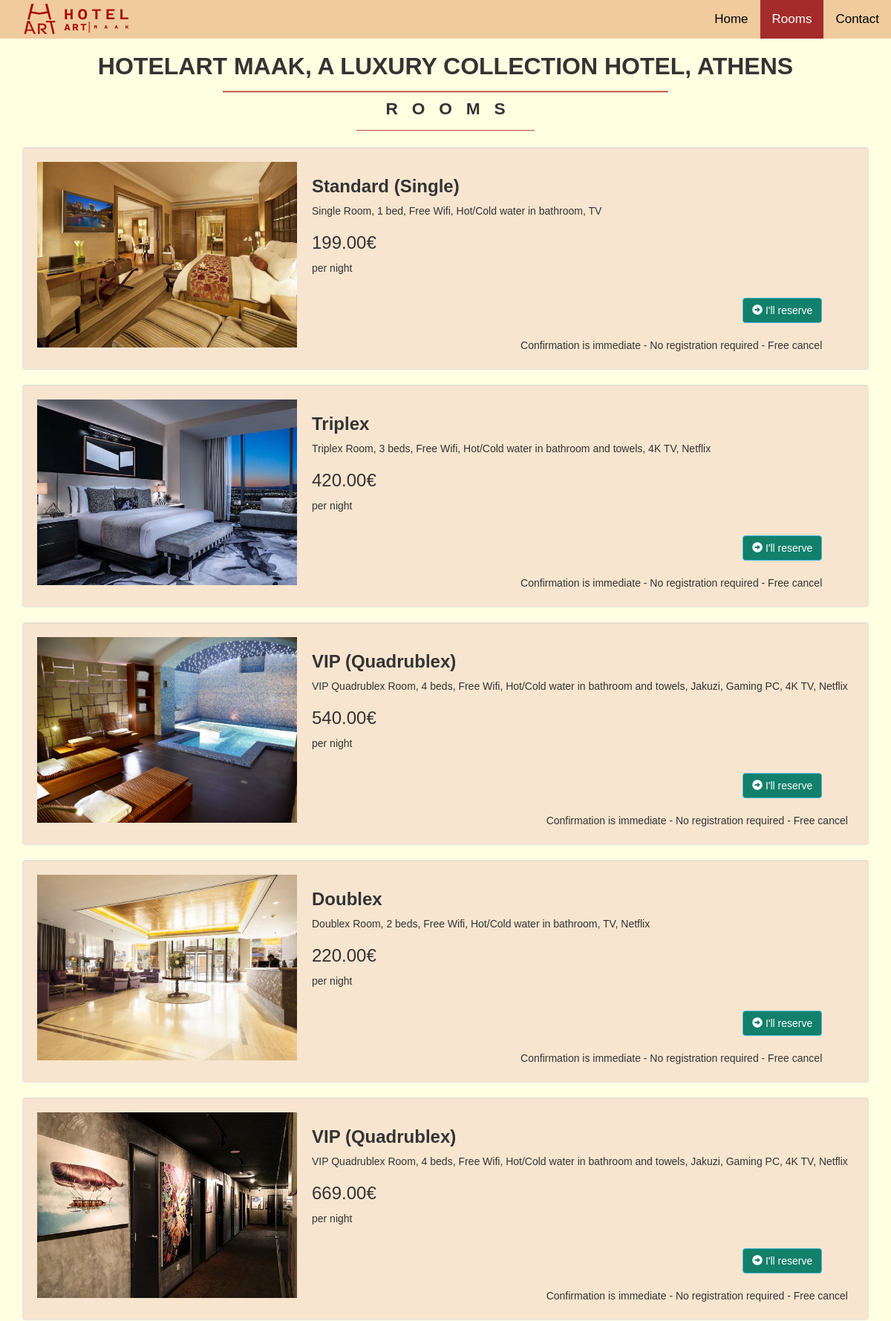
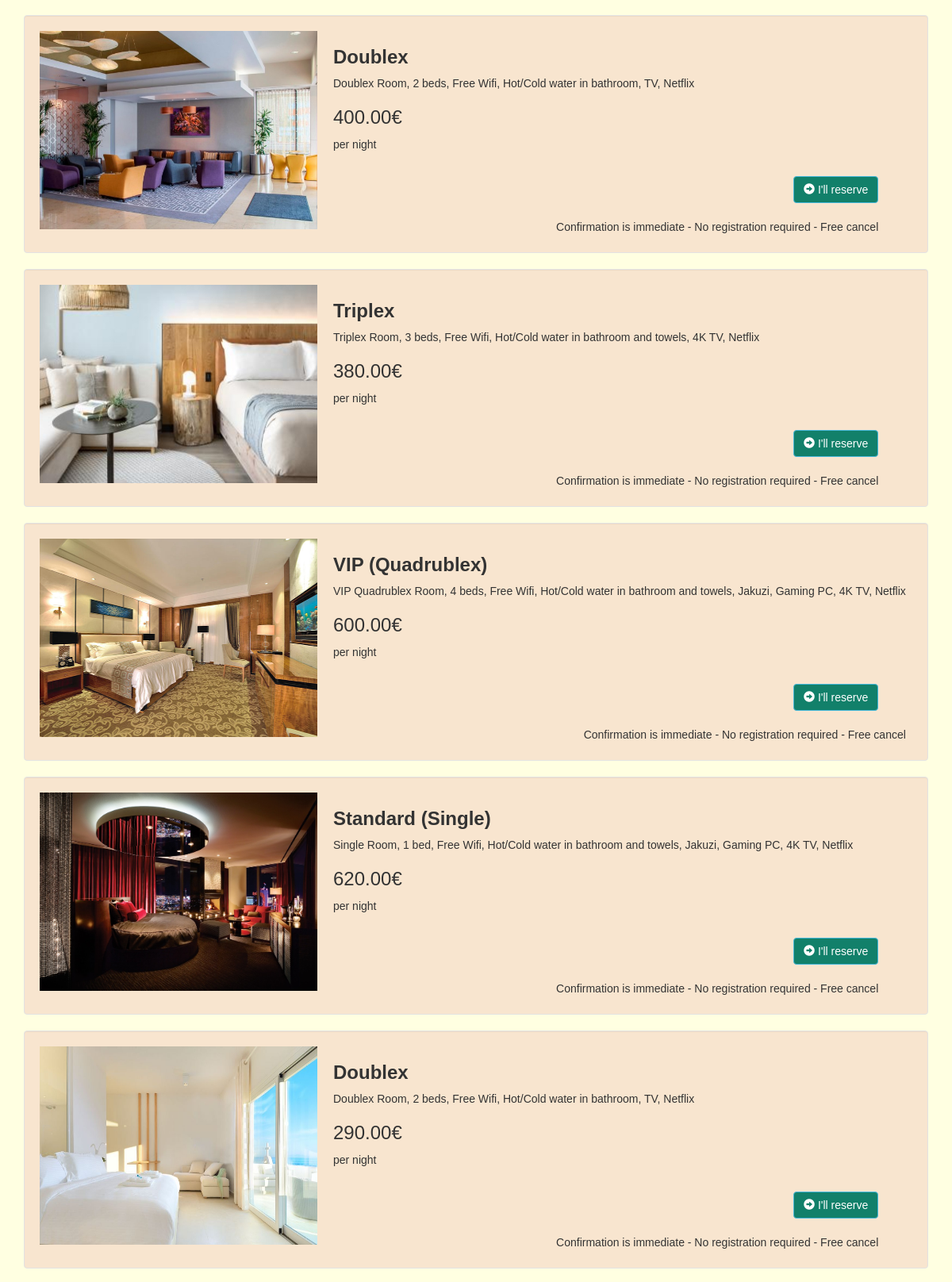
Page /rooms_booking.php (upper part) on the committed database (2 pictures, top to bottom).
### tables this page shows
CREATE TABLE `room` (
  `room_id` int(11) NOT NULL,
  `room_type` varchar(50) NOT NULL,
  `price` varchar(11) NOT NULL,
  `photo` varchar(100) NOT NULL,
  `description` varchar(250) NOT NULL
);

### rooms_booking.php (the view, shortened to what this page needs)
<!DOCTYPE html>
<html lang = "en">
	<head>
		<link rel = "stylesheet" type = "text/css" href = "css/bootstrap.css " />
		<link rel = "stylesheet" type = "text/css" href = "css/style.css" />
	</head>
</head>
<body style="background-color:#ffffe1;">
<div class="topnav">
  <img src="images/LOGO/ma_logo1.png" style="float: left; margin-left: 20px;" >
  <a style="float: right;" href="contact.php">Contact</a>
  <a style="float: right;" class="active" href="rooms_booking.php">Rooms</a>
  <a style="float: right;" href="index.php">Home</a>
</div>
<h1 style="text-align: center; font-size: 32px;"><b>HOTELART MAAK, A LUXURY COLLECTION HOTEL, ATHENS</b></h1>
<img src="/images/red_bar.png" class="center">
<p style="text-align: center; font-size: 17pt; padding-right: 200px ;padding-left: 200px;">
<b>R&nbsp;&nbsp;&nbsp;O&nbsp;&nbsp;&nbsp;O&nbsp;&nbsp;&nbsp;M&nbsp;&nbsp;&nbsp;S</b></p>
<img src="/images/red_bar.png" class="center" style="width: 20%">
<br />
	<div class = "container">
				<?php
					require_once 'admin/connect.php';
					$query = $conn->query("SELECT * FROM `room`") or die(mysql_error());
					while($fetch = $query->fetch_array()){
				?>
					<div class = "well" style = "background-color: #f8e5cf; height:300px; width:100%;">
						<div style = "float:left;">
							<img src = "images/rooms/<?php echo $fetch['photo']?>" height = "250" width = "350"/>
						</div>
						<div style = "float:left; margin-left:20px;">
							<h3><b><?php echo $fetch['room_type']?></b></h3>
							<p><?php echo $fetch['description']?></p>
							<h3 style = ""><?php echo $fetch['price'].".00€"?></h3>
							<p> per night</p>
							<br />
							<a style = "margin-left:580px; background-color: #12806a" href = "add_booking.php?room_id=<?php echo $fetch['room_id']?>" class = "btn btn-info"><i class = "glyphicon glyphicon-circle-arrow-right"></i> I'll reserve</a>
							<br /><br />
							<p style="float: right;"> Confirmation is immediate - No registration required - Free cancel</p>
						</div>
					</div>
				<?php
					}
				?>
	</div>
	<br />
</body>
</html>

### rooms_booking.php (style rules this page uses)
body { margin: 0; font-family: Arial, Helvetica, sans-serif; }
.topnav { overflow: hidden; background-color: #F0CB9E; }
.topnav a { float: left; color: black; text-align: center; padding: 14px 16px; text-decoration: none; font-size: 17px; }
.topnav a.active { background-color: #a52a2a; color: white; }
.center { display: block; margin-left: auto; margin-right: auto; width: 50%; }

### rows in the picture
room: photo (picture), room_type "Standard (Single)", description "Single Room, 1 bed, Free Wifi, Hot/Cold water in bathroom, TV", price "199"
room: photo (picture), room_type "Triplex", description "Triplex Room, 3 beds, Free Wifi, Hot/Cold water in bathroom and towels, 4K TV, Netflix", price "420"
room: photo (picture), room_type "VIP (Quadrublex)", description "VIP Quadrublex Room, 4 beds, Free Wifi, Hot/Cold water in bathroom and towels, Jakuzi, Gaming PC, 4K TV, Netflix", price "540"
room: photo (picture), room_type "Doublex", description "Doublex Room, 2 beds, Free Wifi, Hot/Cold water in bathroom, TV, Netflix", price "220"
room: photo (picture), room_type "VIP (Quadrublex)", description "VIP Quadrublex Room, 4 beds, Free Wifi, Hot/Cold water in bathroom and towels, Jakuzi, Gaming PC, 4K TV, Netflix", price "669"
room: photo (picture), room_type "Doublex", description "Doublex Room, 2 beds, Free Wifi, Hot/Cold water in bathroom, TV, Netflix", price "400"
room: photo (picture), room_type "Triplex", description "Triplex Room, 3 beds, Free Wifi, Hot/Cold water in bathroom and towels, 4K TV, Netflix", price "380"
room: photo (picture), room_type "VIP (Quadrublex)", description "VIP Quadrublex Room, 4 beds, Free Wifi, Hot/Cold water in bathroom and towels, Jakuzi, Gaming PC, 4K TV, Netflix", price "600"
room: photo (picture), room_type "Standard (Single)", description "Single Room, 1 bed, Free Wifi, Hot/Cold water in bathroom and towels, Jakuzi, Gaming PC, 4K TV, Netflix", price "620"
room: photo (picture), room_type "Doublex", description "Doublex Room, 2 beds, Free Wifi, Hot/Cold water in bathroom, TV, Netflix", price "290"
